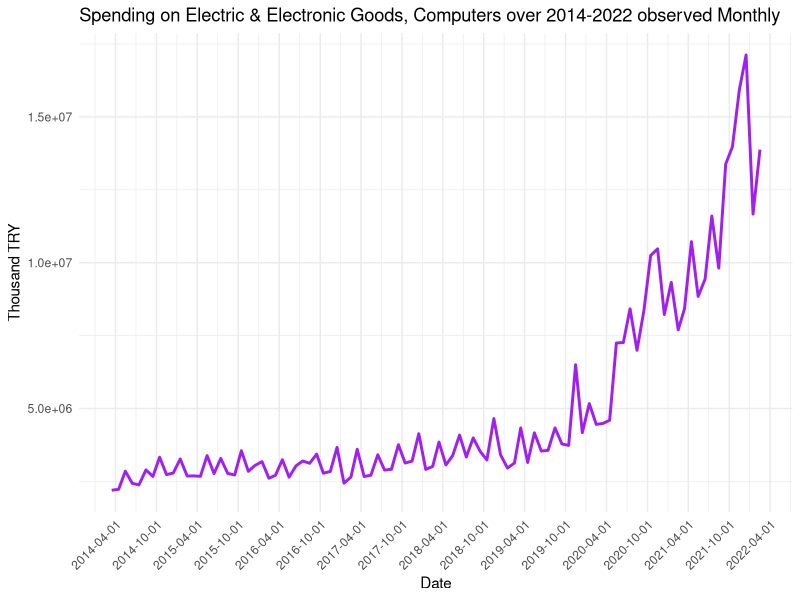
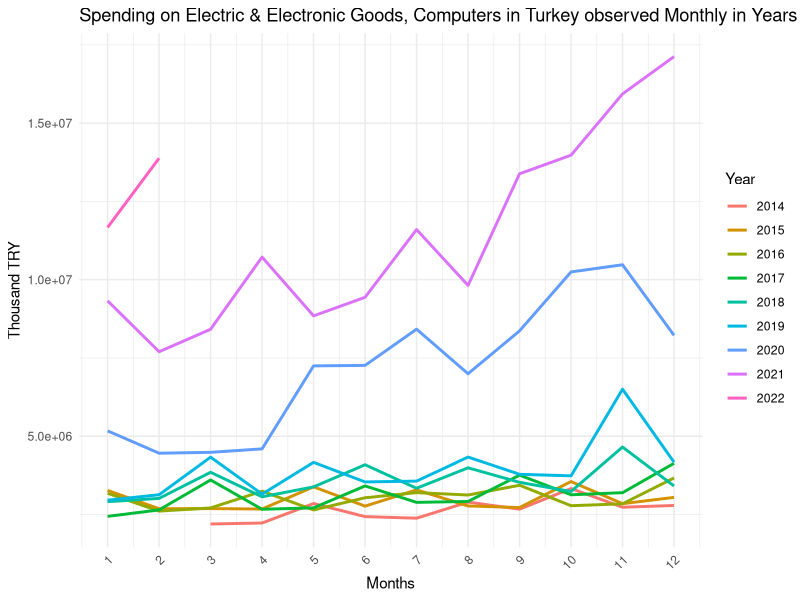
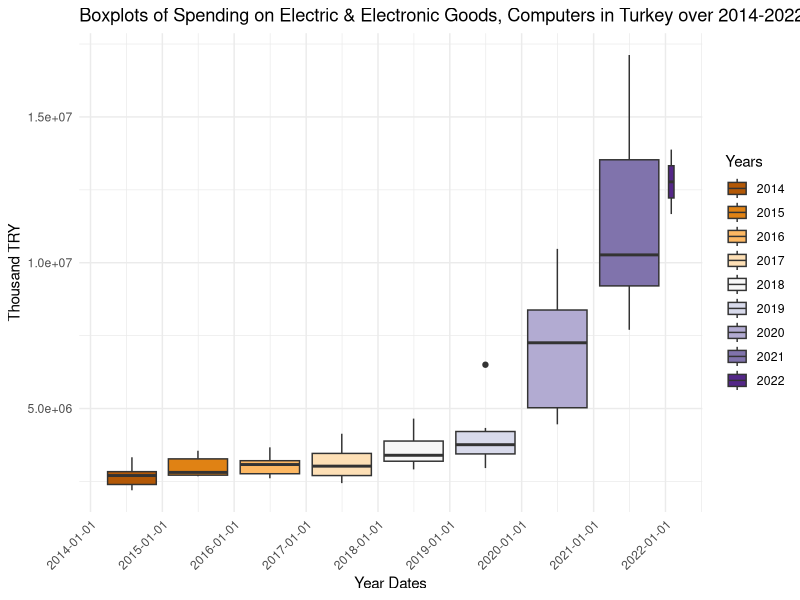
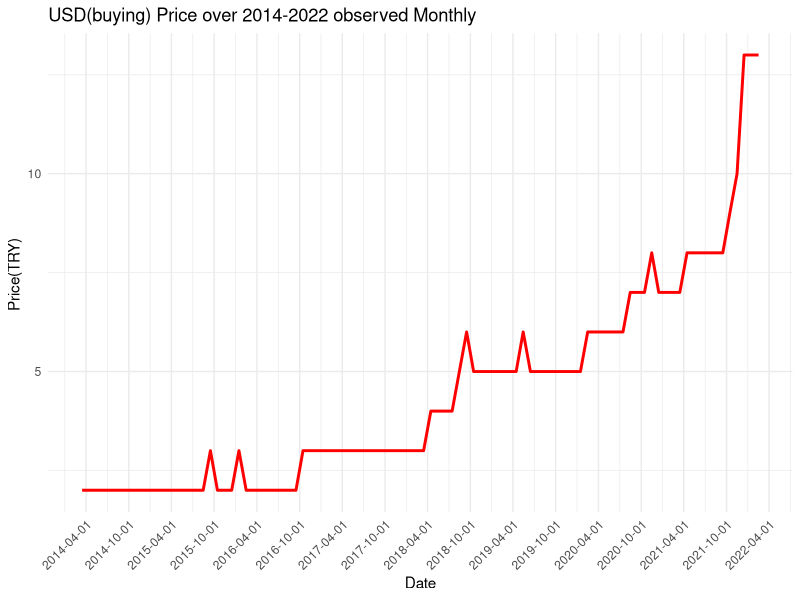
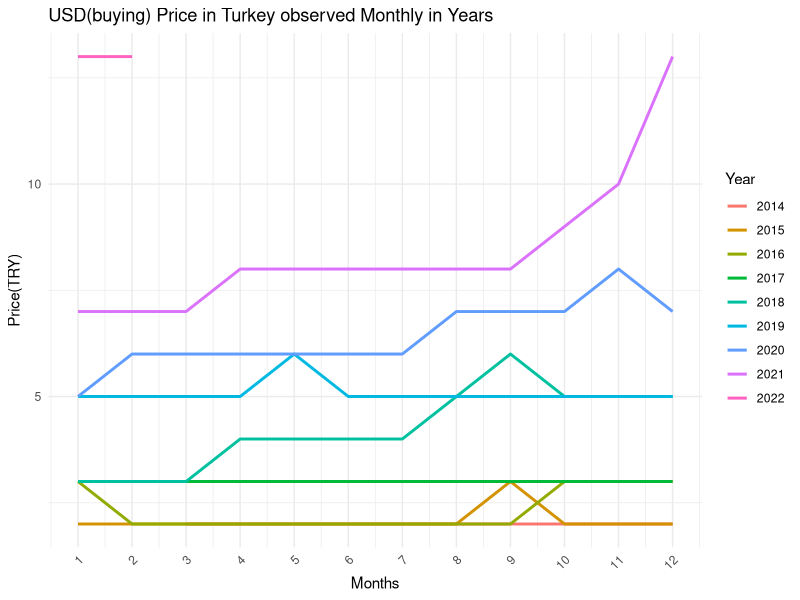
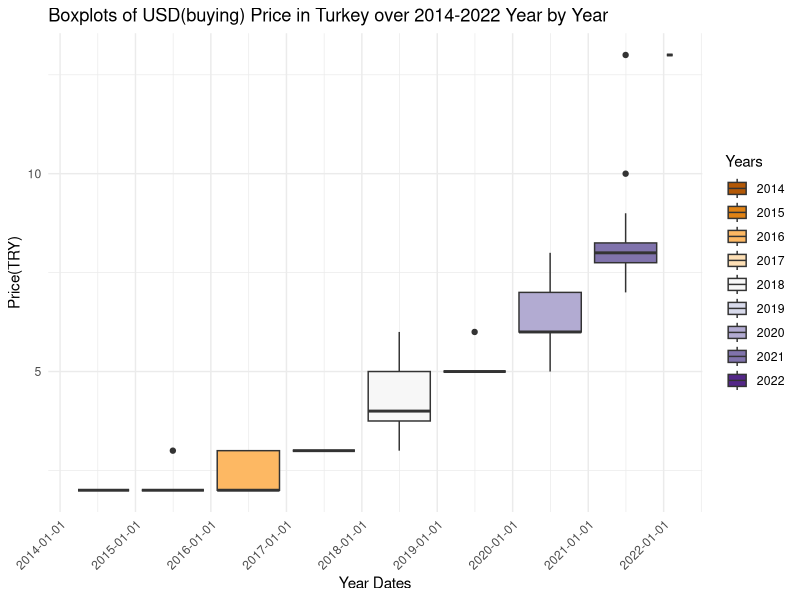
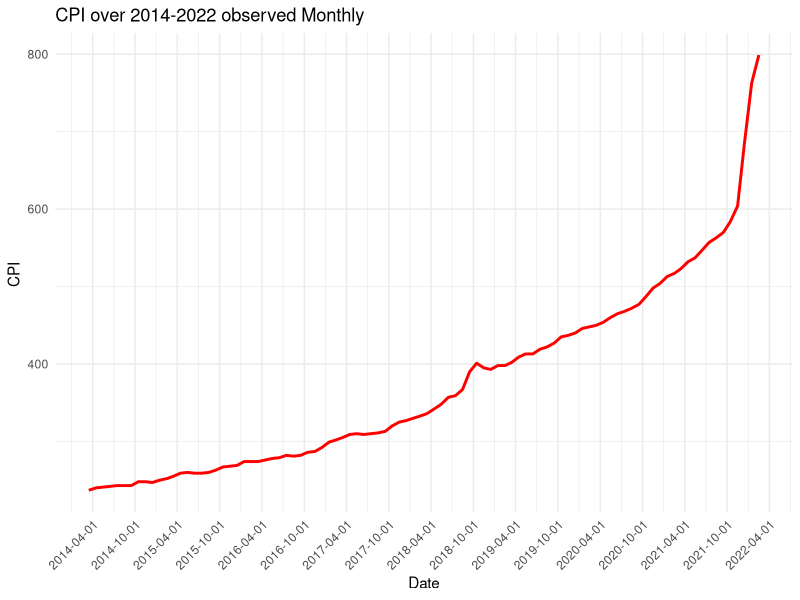
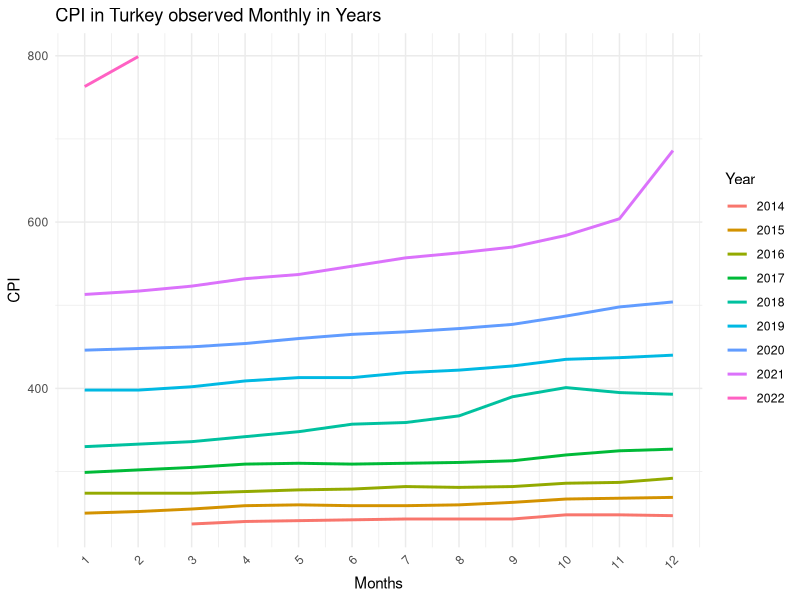

Reproduce these figures in R, in order.
## ---- chunk 1
library(dplyr)
library(readxl)
library(lubridate)
library(RColorBrewer)
library(ggplot2)
library(corrplot)
## ---- chunk 2

DataManipulator = function(a,data){
  k=0
  cellSeq = seq(3, 27, by = 3)
  x = data.frame(Year=NA, Month=NA, a=NA)
  for(i in cellSeq){
    for(j in 1:12){
      k = k+1
      if(i==3){
        x = rbind(x, c((2013 + (i/3)), month.abb[j+2], as.integer(data[k])))
        if(j+2 == 12){
          break
        }
      }
      else if(i==27){
        x = rbind(x, c((2013 + (i/3)), month.abb[j], as.integer(data[k])))
        if(j==2){
          break
        }
      }
      else
        x = rbind(x, c((2013 + (i/3)), month.abb[j], as.integer(data[k])))
    }
  }
  
  x = x[-1,]
  return(x)
}


my_data = read_excel("EVDS.xlsx")
trends = read_excel("multiTimeline.xlsx")
## ---- chunk 3
my_dataFrame = data.frame(my_data)
trends_dataFrame = data.frame(trends)

my_dataFrame = my_dataFrame[1:96,]
trends_dataFrame <- trends_dataFrame[4:99,]
trends_dataFrame = data.frame(trends_dataFrame)

colnames(my_dataFrame) <- c("Date", "SpentAmount" , "USD", "CPI")
colnames(trends_dataFrame) <- c("# of Dizüstü Bilgisayar Search")

for(i in 1:nrow(trends_dataFrame)) {      
  trends_dataFrame[i,] = unlist(strsplit(trends_dataFrame[i,],","))[2]
}
## ---- chunk 4
SpentAmount = DataManipulator(SpentAmount,my_dataFrame$SpentAmount)
SpentAmount$a[is.na(SpentAmount$a)] = 0
SpentAmount = SpentAmount %>% mutate(Date = ymd(paste(Year, Month, 15)))
SpentAmount = SpentAmount %>% mutate(a = as.numeric(a))
SpentAmount = SpentAmount %>% mutate(Month = match(Month, month.abb))
colnames(SpentAmount) <- c("Year", "Month", "SpentAmount","Date")

USD = DataManipulator(BuyingPrice,my_dataFrame$USD)
USD$a[is.na(USD$a)] = 0
USD = USD %>% mutate(Date = ymd(paste(Year, Month, 15)))
USD = USD %>% mutate(a = as.numeric(a))
USD = USD %>% mutate(Month = match(Month, month.abb))
colnames(USD) <- c("Year", "Month", "USDBuyingPrice","Date")

CPI = DataManipulator(CPI,my_dataFrame$CPI)
CPI$a[is.na(CPI$a)] = 0
CPI = CPI %>% mutate(Date = ymd(paste(Year, Month, 15)))
CPI = CPI %>% mutate(a = as.numeric(a))
CPI = CPI %>% mutate(Month = match(Month, month.abb))
colnames(CPI) <- c("Year", "Month", "CPI","Date")

SearchTrends = DataManipulator(Search,trends_dataFrame$`# of Dizüstü Bilgisayar Search`)
SearchTrends$a[is.na(SearchTrends$a)] = 0
SearchTrends = SearchTrends %>% mutate(Date = ymd(paste(Year, Month, 15)))
SearchTrends = SearchTrends %>% mutate(a = as.numeric(a))
SearchTrends = SearchTrends %>% mutate(Month = match(Month, month.abb))
colnames(SearchTrends) <- c("Year", "Month", "Search","Date")


## ---- chunk 5
##summary
summary(SpentAmount$SpentAmount)
## ---- chunk 6
## the data from 2014
head(SpentAmount,10)
## ---- chunk 7
## the data from the first two months of 2022 and from 2021
tail(SpentAmount,14)
## ---- chunk 8
ggplot(SpentAmount, aes(x=Date, y=SpentAmount)) +
  geom_line(color = "purple", size = 1, aes(group=1)) +
  labs(title = "Spending on Electric & Electronic Goods, Computers over 2014-2022 observed Monthly", 
       x = "Date",
       y = "Thousand TRY") +
  scale_x_date(date_breaks = "6 months") +
  theme_minimal() +
  theme(axis.text.x = element_text(angle = 45, hjust = 1))
## ---- chunk 9
ggplot(SpentAmount, aes(x=Month, y=SpentAmount)) +
  geom_line(size = 1, aes(color=Year, group=Year)) +
  labs(title = "Spending on Electric & Electronic Goods, Computers in Turkey observed Monthly in Years", 
       x = "Months",
       y = "Thousand TRY") +
  scale_x_continuous(breaks = c(1:12)) +
  theme_minimal() +
  theme(axis.text.x = element_text(angle = 45, hjust = 1))
## ---- chunk 10
ggplot(SpentAmount, aes(x=Date, y=SpentAmount, group=year(Date))) +
  geom_boxplot(aes(fill= factor(year(Date)))) +
  scale_fill_brewer(palette = "PuOr", name = "Years") +
  labs(title = "Boxplots of Spending on Electric & Electronic Goods, Computers in Turkey over 2014-2022 Year by Year", 
       x = "Year Dates",
       y = "Thousand TRY") +
  scale_x_date(date_breaks = "1 year") +
  theme_minimal() +
  theme(axis.text.x = element_text(angle = 45, hjust = 1))
## ---- chunk 11
## summary
summary(USD$USDBuyingPrice)
## ---- chunk 12
## the data from 2014
head(USD,10)
## ---- chunk 13
## the data from the first two months of 2022 and from 2021
tail(USD,14)
## ---- chunk 14
ggplot(USD, aes(x=Date, y=USDBuyingPrice)) +
  geom_line(color = "red", size = 1, aes(group=1)) +
  labs(title = "USD(buying) Price over 2014-2022 observed Monthly", 
       x = "Date",
       y = "Price(TRY) ") +
  scale_x_date(date_breaks = "6 months") +
  theme_minimal() +
  theme(axis.text.x = element_text(angle = 45, hjust = 1))
## ---- chunk 15
ggplot(USD, aes(x=Month, y=USDBuyingPrice)) +
  geom_line(size = 1, aes(color=Year, group=Year)) +
  labs(title = "USD(buying) Price in Turkey observed Monthly in Years", 
       x = "Months",
       y = "Price(TRY)") +
  scale_x_continuous(breaks = c(1:12)) +
  theme_minimal() +
  theme(axis.text.x = element_text(angle = 45, hjust = 1))

## ---- chunk 16
ggplot(USD, aes(x=Date, y=USDBuyingPrice, group=year(Date))) +
  geom_boxplot(aes(fill= factor(year(Date)))) +
  scale_fill_brewer(palette = "PuOr", name = "Years") +
  labs(title = "Boxplots of USD(buying) Price in Turkey over 2014-2022 Year by Year", 
       x = "Year Dates",
       y = "Price(TRY)") +
  scale_x_date(date_breaks = "1 year") +
  theme_minimal() +
  theme(axis.text.x = element_text(angle = 45, hjust = 1))
## ---- chunk 17
## summary
summary(CPI$CPI)
## ---- chunk 18
## the data from 2014
head(CPI,10)
## ---- chunk 19
## the data from the first two months of 2022 and from 2021
tail(CPI,14)
## ---- chunk 20
ggplot(CPI, aes(x=Date, y=CPI)) +
  geom_line(color = "red", size = 1, aes(group=1)) +
  labs(title = "CPI over 2014-2022 observed Monthly", 
       x = "Date",
       y = "CPI ") +
  scale_x_date(date_breaks = "6 months") +
  theme_minimal() +
  theme(axis.text.x = element_text(angle = 45, hjust = 1))
## ---- chunk 21
ggplot(CPI, aes(x=Month, y=CPI)) +
  geom_line(size = 1, aes(color=Year, group=Year)) +
  labs(title = "CPI in Turkey observed Monthly in Years", 
       x = "Months",
       y = "CPI") +
  scale_x_continuous(breaks = c(1:12)) +
  theme_minimal() +
  theme(axis.text.x = element_text(angle = 45, hjust = 1))

## ---- chunk 22
ggplot(CPI, aes(x=Date, y=CPI, group=year(Date))) +
  geom_boxplot(aes(fill= factor(year(Date)))) +
  scale_fill_brewer(palette = "PuOr", name = "Years") +
  labs(title = "Boxplots of CPI in Turkey over 2014-2022 Year by Year", 
       x = "Year Dates",
       y = "CPI") +
  scale_x_date(date_breaks = "1 year") +
  theme_minimal() +
  theme(axis.text.x = element_text(angle = 45, hjust = 1))
## ---- chunk 23
## summary
summary(SearchTrends$Search)
## ---- chunk 24
## the data from 2014
head(SearchTrends,10)
## ---- chunk 25
## the data from the first two months of 2022 and from 2021
tail(SearchTrends,14)
## ---- chunk 26
ggplot(SearchTrends, aes(x=Date, y=Search)) +
  geom_line(color = "red", size = 1, aes(group=1)) +
  labs(title = "'Dizüstü Bilgisayar' Search over 2014-2022 observed Monthly", 
       x = "Date",
       y = "Search") +
  scale_x_date(date_breaks = "6 months") +
  theme_minimal() +
  theme(axis.text.x = element_text(angle = 45, hjust = 1))
## ---- chunk 27
ggplot(SearchTrends, aes(x=Month, y=Search)) +
  geom_line(size = 1, aes(color=Year, group=Year)) +
  labs(title = "'Dizüstü Bilgisayar' Search in Turkey observed Monthly in Years", 
       x = "Months",
       y = "Search") +
  scale_x_continuous(breaks = c(1:12)) +
  theme_minimal() +
  theme(axis.text.x = element_text(angle = 45, hjust = 1))

## ---- chunk 28
ggplot(SearchTrends, aes(x=Date, y=Search, group=year(Date))) +
  geom_boxplot(aes(fill= factor(year(Date)))) +
  scale_fill_brewer(palette = "PuOr", name = "Years") +
  labs(title = "Boxplots of 'Dizüstü Bilgisayar' Search in Turkey over 2014-2022 Year by Year", 
       x = "Year Dates",
       y = "Search") +
  scale_x_date(date_breaks = "1 year") +
  theme_minimal() +
  theme(axis.text.x = element_text(angle = 45, hjust = 1))
## ---- chunk 29
data <- data.frame(as.double(my_dataFrame$SpentAmount), as.double(my_dataFrame$USD), as.double(my_dataFrame$CPI), as.double(trends_dataFrame$`# of Dizüstü Bilgisayar Search`))
names(data) <- c("SpentAmount", "USD", "CPI" , "'Dizüstü Bilgisayar' Search")
data_correlation = cor(data)
corrplot(data_correlation, method="number")
